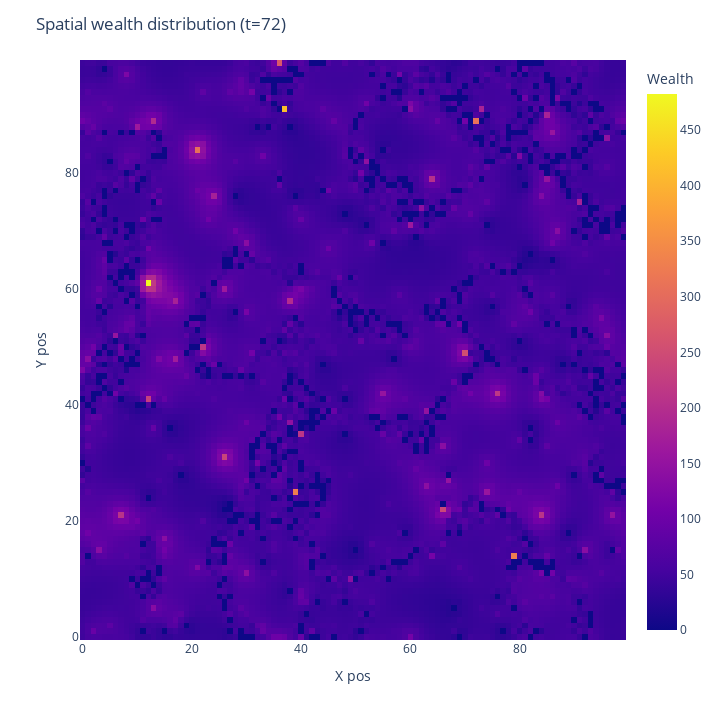

Notebook code cell kept with this figure:
### Code cell
# Plot ending type/wealth distribution
plot2D_modelTypes(model)
plot2D_modelWealth(model)

### Figure 1 — Plotly figure (JSON) as saved in the notebook; plotly's stock layout.template omitted (floating-point values rounded to 4 significant figures; data arrays with more than 128 entries replaced by an {"elided": "..."} marker saying what was removed)
{"data": [{"coloraxis": "coloraxis", "histfunc": "sum", "hovertemplate": "x_pos=%{x}<br>y_pos=%{y}<br>sum of wealth=%{z}<extra></extra>", "name": "", "nbinsx": 100, "nbinsy": 100, "type": "histogram2d", "x": {"elided": "9470 int values"}, "xaxis": "x", "xbingroup": "x", "y": {"elided": "9470 int values"}, "yaxis": "y", "ybingroup": "y", "z": {"elided": "9470 float values"}}], "layout": {"coloraxis": {"colorbar": {"title": {"text": "Wealth"}}, "colorscale": [[0, "#0d0887"], [0.1111, "#46039f"], [0.2222, "#7201a8"], [0.3333, "#9c179e"], [0.4444, "#bd3786"], [0.5556, "#d8576b"], [0.6667, "#ed7953"], [0.7778, "#fb9f3a"], [0.8889, "#fdca26"], [1, "#f0f921"]]}, "height": 720, "legend": {"tracegroupgap": 0}, "margin": {"t": 60}, "title": {"text": "Spatial wealth distribution (t=72)"}, "width": 720, "xaxis": {"anchor": "y", "domain": [0, 1], "title": {"text": "X pos"}}, "yaxis": {"anchor": "x", "domain": [0, 1], "title": {"text": "Y pos"}}}}
